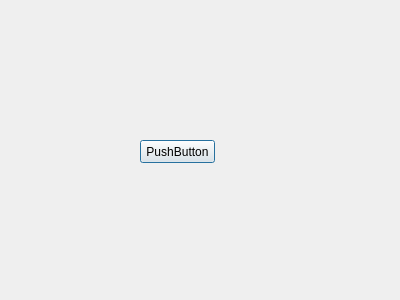
<?xml version="1.0" encoding="UTF-8"?>
<ui version="4.0">
 <class>filesaveDialog</class>
 <widget class="QDialog" name="filesaveDialog">
  <property name="geometry">
   <rect>
    <x>0</x>
    <y>0</y>
    <width>400</width>
    <height>300</height>
   </rect>
  </property>
  <property name="windowTitle">
   <string>filesaveDialog</string>
  </property>
  <widget class="QPushButton" name="pushButton">
   <property name="geometry">
    <rect>
     <x>140</x>
     <y>140</y>
     <width>75</width>
     <height>23</height>
    </rect>
   </property>
   <property name="text">
    <string>PushButton</string>
   </property>
  </widget>
 </widget>
 <layoutdefault spacing="6" margin="11"/>
 <resources/>
 <connections/>
</ui>
